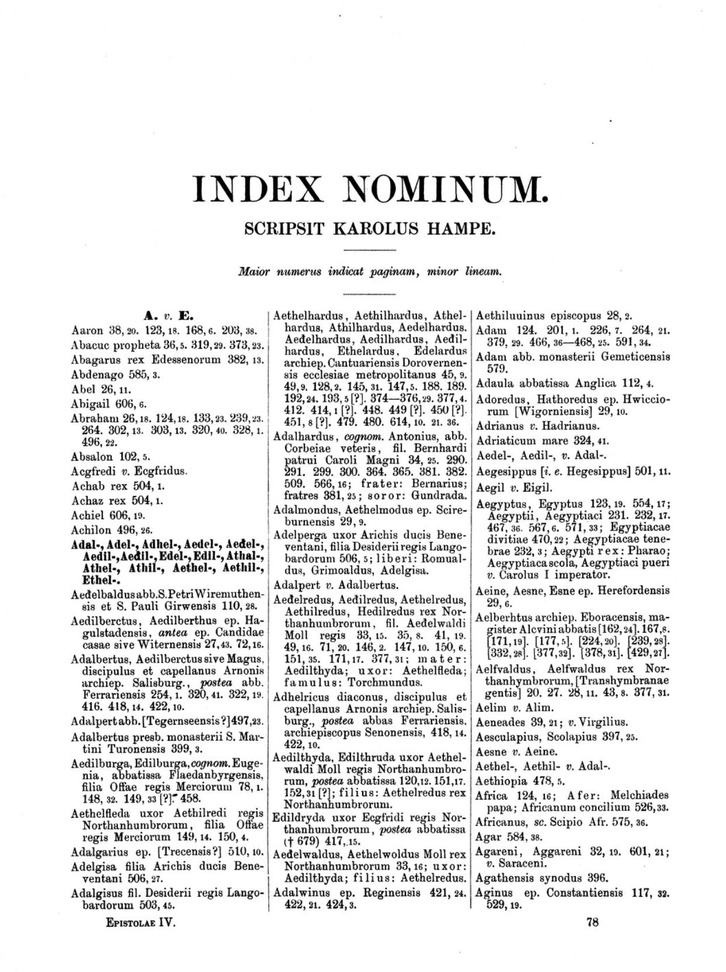
#> input picture datasets/ocr/index_02.JPG, 726 x 972 px, shrunk from 1243 x 1664 before the run, found by its file name
$ jupyter execute --allow-errors OCR_with_index_files.ipynb
#> lines starting #> are read from the running program, lines starting #| are printed output that depends on the picture; after the words box and inside, x2 and y2 are one past the last pixel; in counts of white or black regions, pixels touching at a corner belong together
[cell 1]
#https://stackoverflow.com/questions/28816046/
#displaying-different-images-with-actual-size-in-matplotlib-subplot
def display(im_path):
    dpi = 80
    im_data = plt.imread(im_path)

    height, width  = im_data.shape[:2]

    # What size does the figure need to be in inches to fit the image?
    figsize = width / float(dpi), height / float(dpi)

    # Create a figure of the right size with one axes that takes up the full figure
    fig = plt.figure(figsize=figsize)
    ax = fig.add_axes([0, 0, 1, 1])

    # Hide spines, ticks, etc.
    ax.axis('off')

    # Display the image.
    ax.imshow(im_data, cmap='gray')

    plt.show()

[cell 2]
#Bibliotecas
import PIL
import cv2
import pytesseract
from PIL import Image
import matplotlib.pyplot as plt
import numpy as np

[cell 3]
#Carregando as imanges
image_file = '../datasets/ocr/index_02.jpg'
img = Image.open(image_file)
#> img is the input picture: PIL image 726x972 RGB; min 0, max 255, mean 232.5
display(image_file)

#> (a cell that did not finish here is left out)

#> (a cell that did not finish here is left out)

[cell 6]
#Bounding boxes das imagens
image = cv2.imread('../datasets/ocr/index_02.jpg')
base_image = image.copy()

[cell 7]
#preprocessando a imagem para conseguir identificar as estruturas da imagem

#escala de cinza
gray = cv2.cvtColor(image, cv2.COLOR_BGR2GRAY)
cv2.imwrite('data-processed/index_gray.jpg', gray)

##Blur
blur = cv2.GaussianBlur(gray, (7,7), 0)
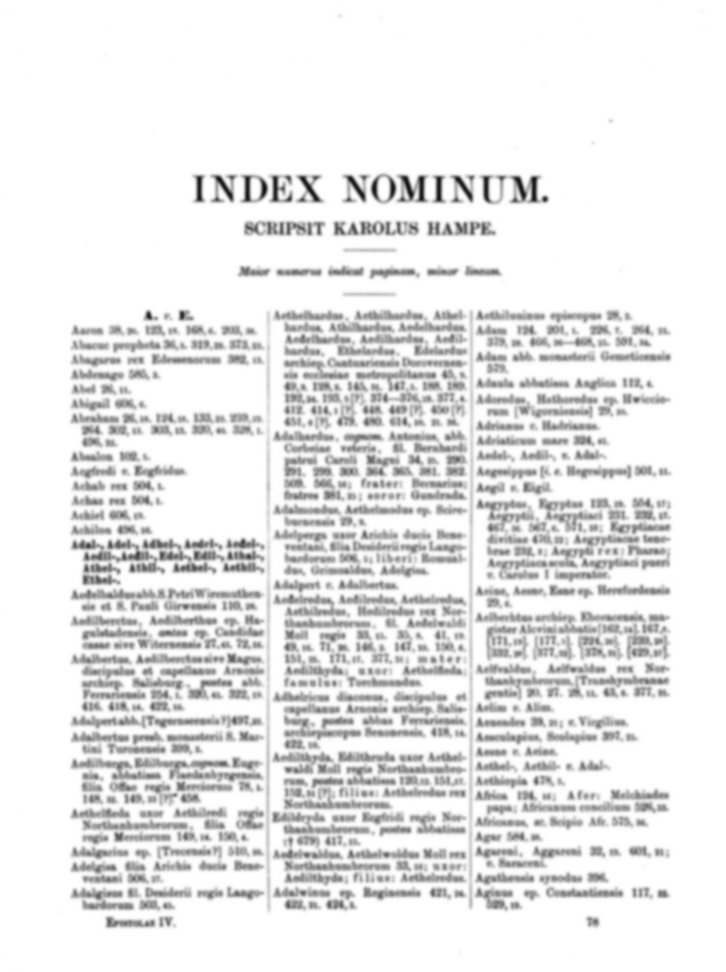
#> blur: shape (972, 726); min 16, max 255, mean 232.6
cv2.imwrite('data-processed/index_blur.jpg', blur)


#Threshold
thresh = cv2.threshold(blur, 0, 255, cv2.THRESH_BINARY_INV + cv2.THRESH_OTSU)[1]
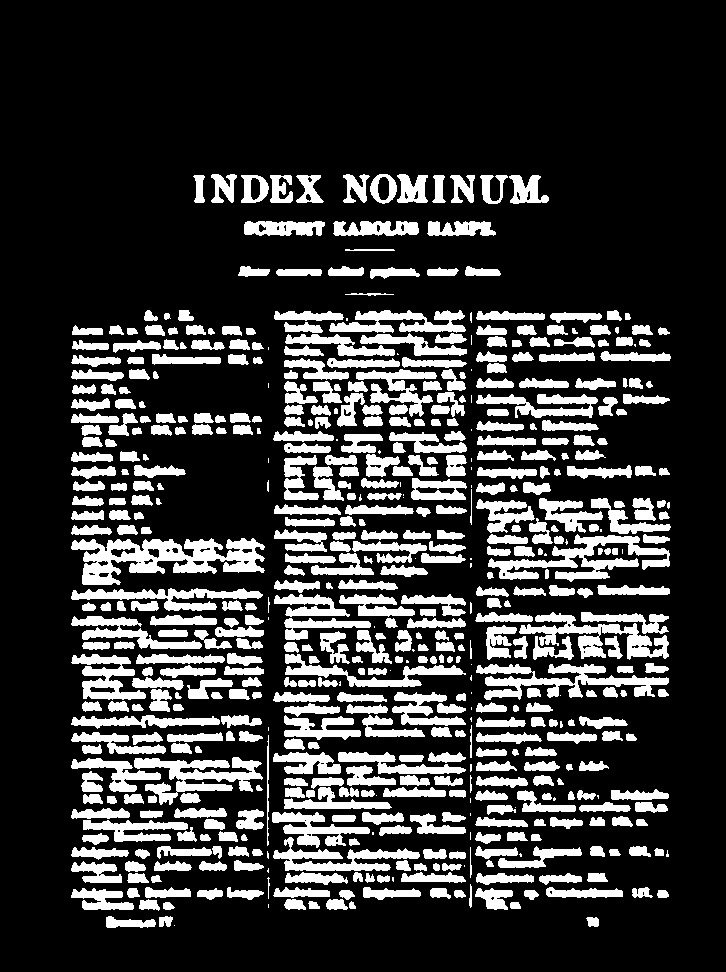
#> thresh: shape (972, 726); 21.5% white; 580 white regions (60 under 20 px), largest, box (x1, y1, x2, y2) and area: (71, 538, 265, 585) 4744, (488, 534, 670, 582) 3135, (476, 664, 669, 700) 2890
cv2.imwrite('data-processed/index_thresh.jpg', thresh)

#dilatação
kernal = cv2.getStructuringElement(cv2.MORPH_RECT, (3,13)) #pegando o kernal da image
cv2.imwrite('data-processed/index_kernal.jpg', kernal)
dilate = cv2.dilate(thresh, kernal, iterations=1)
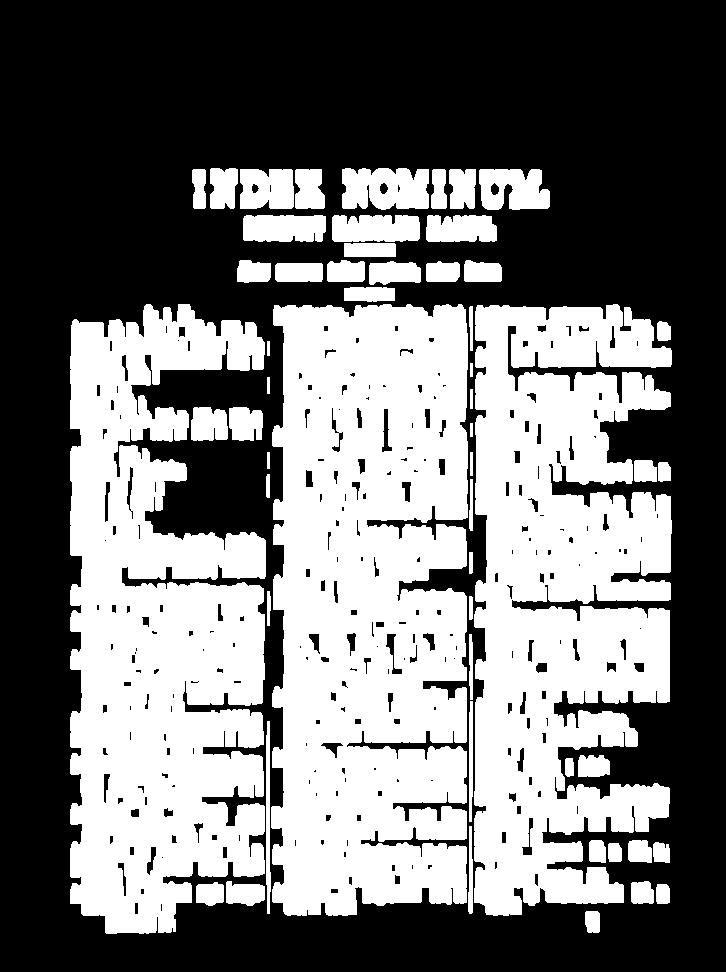
#> dilate: shape (972, 726); 45.1% white; 55 white regions
cv2.imwrite('data-processed/index_thresh.jpg', dilate)
#> Out = True

[cell 8]
#Criando os contornos
cnts = cv2.findContours(dilate, cv2.RETR_EXTERNAL, cv2.CHAIN_APPROX_SIMPLE)
#> cnts = 55 contours; largest, box (x1, y1, x2, y2) and area: (271, 304, 468, 916) 106866, (474, 304, 672, 916) 89226, (70, 304, 266, 934) 89196, (342, 168, 429, 210) 3086, (479, 169, 550, 210) 2270
cnts = cnts[0] if len(cnts) == 2 else cents[1]
#Organizando os contornos da esquerna para direita
cnts = sorted(cnts, key=lambda x: cv2.boundingRect(x)[0])

[cell 9]
results = []
#iterando todos os contornos encontrados
#> (the rest of this cell did not finish here and is left out)

[cell 10]
#Selecionando somente os nomes do documentos
entities = []
#iterando pelos resultados - preprocessando os resultados
for item in results:
    item = item.strip().replace('\n', '')
    item = item.split(' ')[0]
    if len(item) > 2:
        if item[0].isupper() and item[0] == 'A' and '-' not in item:
            item = item.split('.')[0].replace(',','').replace(';','')
            entities.append(item)

$ run again, with datasets/ocr/index_3.jpg copied over datasets/ocr/index_02.JPG
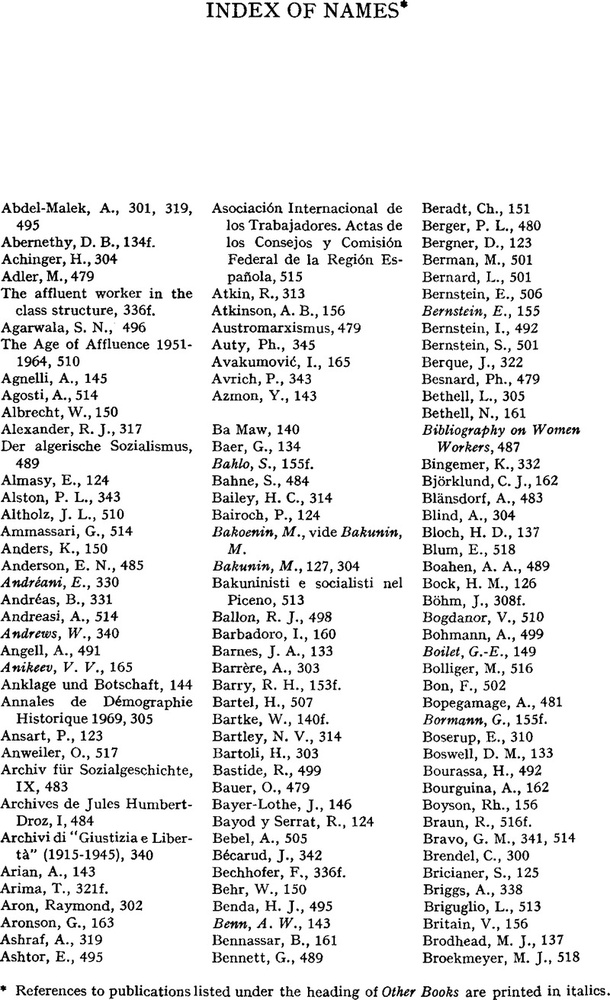
#> input picture datasets/ocr/index_3.jpg, 610 x 1000 px, shrunk from 800 x 1311 before the run, found by its file name
#> img is the input picture: PIL image 610x1000 L; min 0, max 255, mean 232.3
#> `thresh = cv2.threshold(blur, 0, 255, cv2.THRESH_BINARY_INV + cv2.THRES..`:
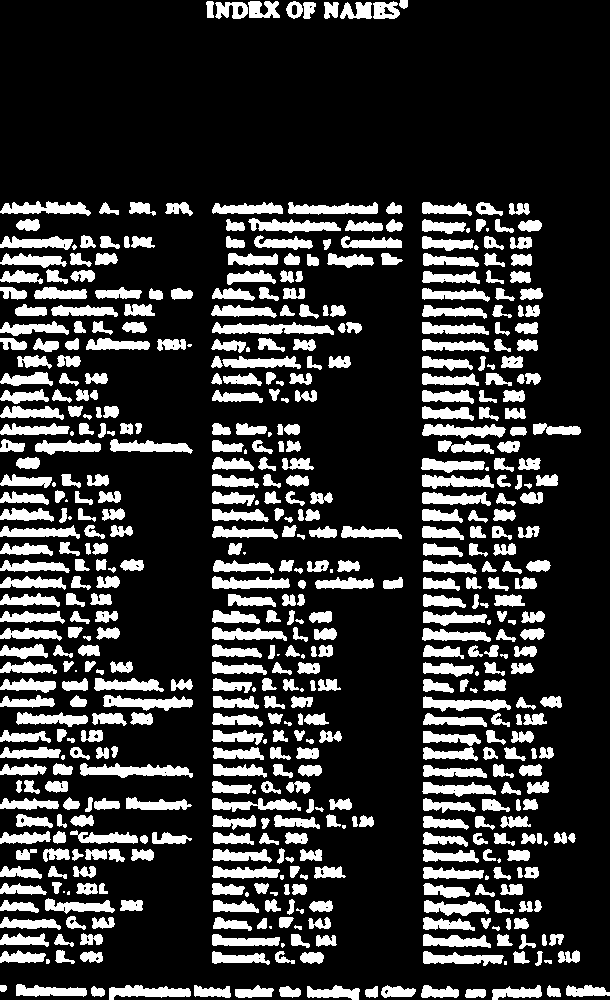
#> thresh: shape (1000, 610); 20.9% white; 561 white regions (38 under 20 px), largest, box (x1, y1, x2, y2) and area: (212, 322, 334, 335) 1007, (80, 763, 193, 778) 988, (103, 695, 193, 711) 821
#> dilate: shape (1000, 610); 47.5% white; 35 white regions
#> Out = True
#> cnts = 35 contours; largest, box (x1, y1, x2, y2) and area: (0, 195, 194, 970) 93162, (420, 196, 581, 972) 89188, (211, 417, 375, 971) 61765, (210, 196, 404, 409) 27032, (323, 0, 409, 25) 1882

$ run again, with datasets/ocr/index.jpg copied over datasets/ocr/index_02.JPG
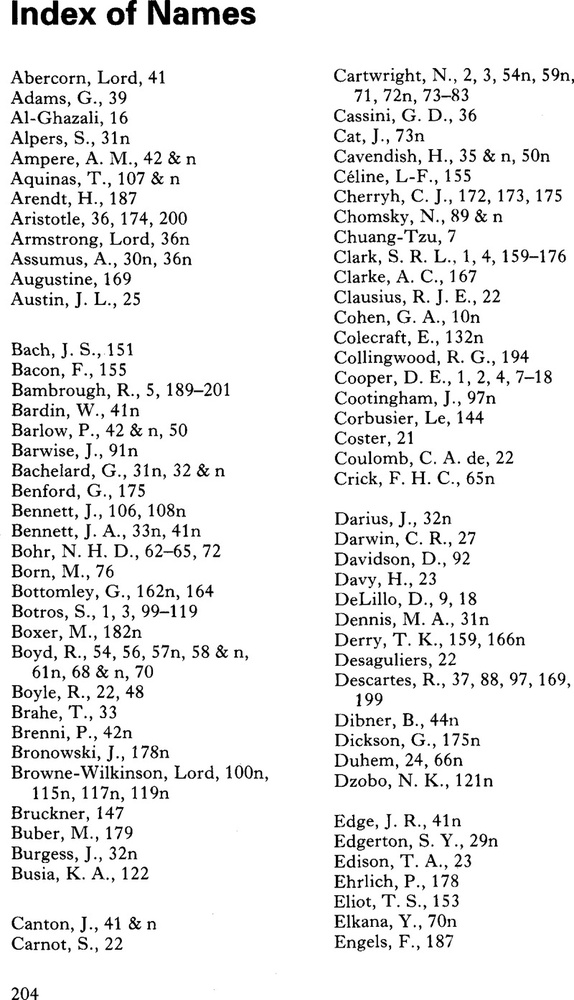
#> input picture datasets/ocr/index.jpg, 574 x 1000 px, shrunk from 800 x 1394 before the run, found by its file name
#> img is the input picture: PIL image 574x1000 L; min 0, max 255, mean 235.8
#> `thresh = cv2.threshold(blur, 0, 255, cv2.THRESH_BINARY_INV + cv2.THRES..`:
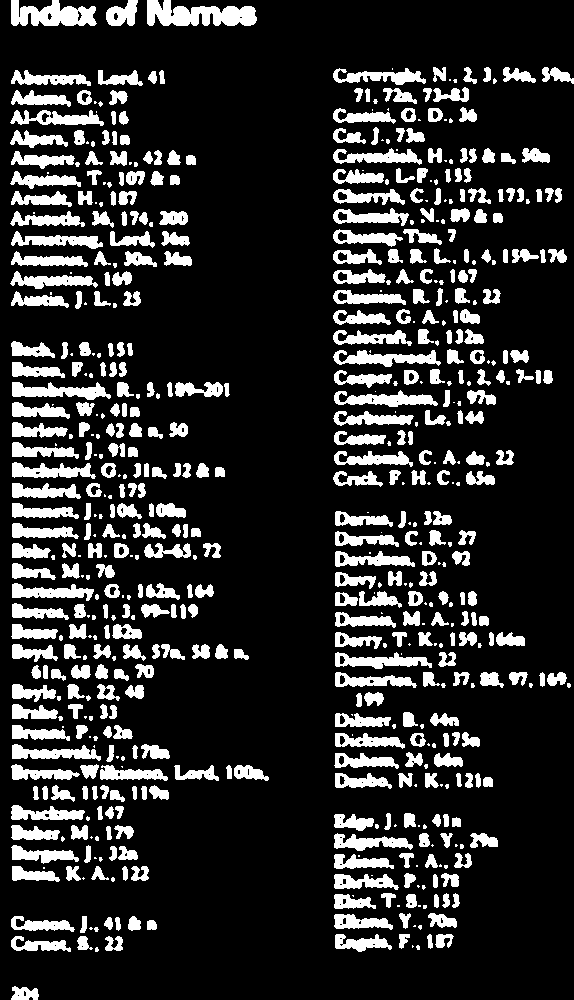
#> thresh: shape (1000, 574); 17.3% white; 637 white regions (204 under 20 px), largest, box (x1, y1, x2, y2) and area: (147, 0, 257, 26) 1953, (11, 0, 97, 26) 1523, (12, 382, 111, 400) 998
#> dilate: shape (1000, 574); 42.2% white; 49 white regions
#> Out = True
#> cnts = 49 contours; largest, box (x1, y1, x2, y2) and area: (10, 335, 222, 888) 71602, (332, 61, 554, 493) 57040, (333, 505, 494, 795) 32550, (9, 64, 165, 315) 31284, (333, 807, 499, 958) 17243
